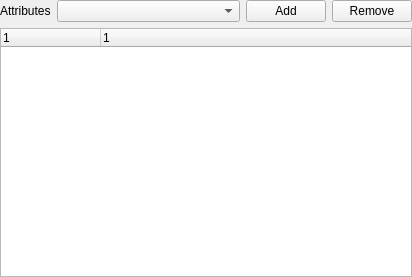
<?xml version="1.0" encoding="UTF-8"?>
<ui version="4.0">
 <class>QgsWKNDiagramFactoryWidgetBase</class>
 <widget class="QWidget" name="QgsWKNDiagramFactoryWidgetBase">
  <property name="geometry">
   <rect>
    <x>0</x>
    <y>0</y>
    <width>412</width>
    <height>277</height>
   </rect>
  </property>
  <property name="windowTitle">
   <string>Form</string>
  </property>
  <layout class="QGridLayout" name="gridLayout">
   <property name="margin">
    <number>0</number>
   </property>
   <item row="0" column="0">
    <layout class="QHBoxLayout">
     <property name="spacing">
      <number>6</number>
     </property>
     <property name="margin">
      <number>0</number>
     </property>
     <item>
      <widget class="QLabel" name="mAttributesLabel">
       <property name="text">
        <string>Attributes</string>
       </property>
      </widget>
     </item>
     <item>
      <widget class="QComboBox" name="mAttributesComboBox">
       <property name="sizePolicy">
        <sizepolicy hsizetype="Expanding" vsizetype="Fixed">
         <horstretch>0</horstretch>
         <verstretch>0</verstretch>
        </sizepolicy>
       </property>
      </widget>
     </item>
    </layout>
   </item>
   <item row="0" column="1">
    <widget class="QPushButton" name="mAddPushButton">
     <property name="text">
      <string>Add</string>
     </property>
    </widget>
   </item>
   <item row="0" column="2">
    <widget class="QPushButton" name="mRemovePushButton">
     <property name="text">
      <string>Remove</string>
     </property>
    </widget>
   </item>
   <item row="1" column="0" colspan="3">
    <widget class="QTreeWidget" name="mAttributesTreeWidget">
     <property name="columnCount">
      <number>2</number>
     </property>
     <column>
      <property name="text">
       <string>1</string>
      </property>
     </column>
     <column>
      <property name="text">
       <string>1</string>
      </property>
     </column>
    </widget>
   </item>
  </layout>
 </widget>
 <tabstops>
  <tabstop>mAttributesComboBox</tabstop>
  <tabstop>mAddPushButton</tabstop>
  <tabstop>mRemovePushButton</tabstop>
  <tabstop>mAttributesTreeWidget</tabstop>
 </tabstops>
 <resources/>
 <connections/>
</ui>
